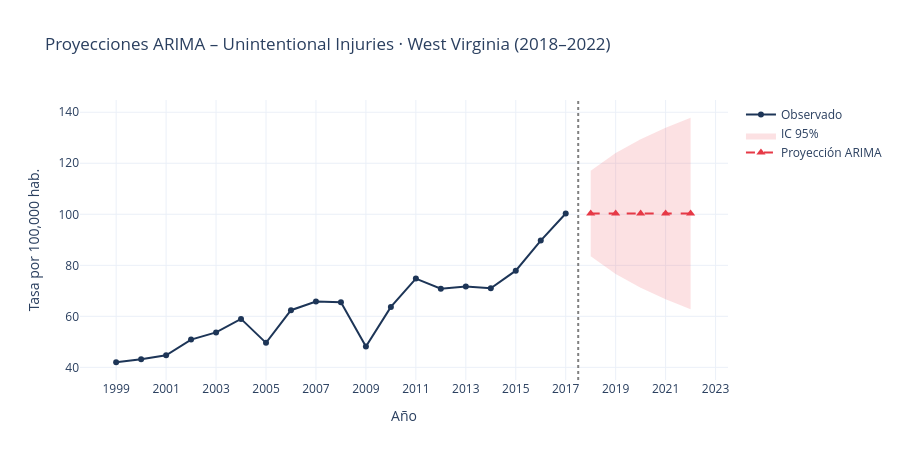

Notebook source saved alongside this figure:
### Markdown cell above
## 10.6. Proyecciones ARIMA – West Virginia (2018–2022)

### Code cell
forecast = mejor_modelo.get_forecast(steps=5)
fv = forecast.predicted_mean
ci = forecast.conf_int()
anios_fut = list(range(2018, 2023))

fig = go.Figure()
fig.add_trace(go.Scatter(x=list(serie.index)+list(anios_fut),
                          y=list(serie.values)+[None]*5,
                          mode='lines+markers', name='Observado',
                          line=dict(color='#1D3557', width=2),
                          marker=dict(size=6)))
fig.add_trace(go.Scatter(
    x=list(ci.index)+list(ci.index[::-1]),
    y=list(ci.iloc[:,0])+list(ci.iloc[:,1][::-1]),
    fill='toself', fillcolor='rgba(230,57,70,0.15)',
    line=dict(color='rgba(0,0,0,0)'), name='IC 95%'))
fig.add_trace(go.Scatter(x=anios_fut, y=fv.values, mode='lines+markers',
                          name='Proyección ARIMA',
                          line=dict(color='#E63946', width=2, dash='dash'),
                          marker=dict(size=8, symbol='triangle-up')))
fig.add_vline(x=2017.5, line_dash='dot', line_color='gray')
fig.update_layout(title='Proyecciones ARIMA – Unintentional Injuries · West Virginia (2018–2022)',
                   xaxis_title='Año', yaxis_title='Tasa por 100,000 hab.',
                   height=460, template='plotly_white',
                   xaxis=dict(tickmode='linear', tick0=1999, dtick=2))
fig.show()

### Figure 1 — Plotly figure (JSON) as saved in the notebook; plotly's stock layout.template omitted (floating-point values rounded to 4 significant figures)
{"data": [{"line": {"color": "#1D3557", "width": 2}, "marker": {"size": 6}, "mode": "lines+markers", "name": "Observado", "type": "scatter", "x": [1999, 2000, 2001, 2002, 2003, 2004, 2005, 2006, 2007, 2008, 2009, 2010, 2011, 2012, 2013, 2014, 2015, 2016, 2017, 2018, 2019, 2020, 2021, 2022], "y": [42.0, 43.2, 44.7, 50.9, 53.7, 59.0, 49.6, 62.4, 65.8, 65.5, 48.2, 63.7, 74.8, 70.8, 71.7, 71.0, 77.9, 89.7, 100.3, null, null, null, null, null]}, {"fill": "toself", "fillcolor": "rgba(230,57,70,0.15)", "line": {"color": "rgba(0,0,0,0)"}, "name": "IC 95%", "type": "scatter", "x": [2018, 2019, 2020, 2021, 2022, 2022, 2021, 2020, 2019, 2018], "y": [83.51, 76.55, 71.22, 66.72, 62.75, 137.8, 133.9, 129.4, 124.0, 117.1]}, {"line": {"color": "#E63946", "dash": "dash", "width": 2}, "marker": {"size": 8, "symbol": "triangle-up"}, "mode": "lines+markers", "name": "Proyección ARIMA", "type": "scatter", "x": [2018, 2019, 2020, 2021, 2022], "y": [100.3, 100.3, 100.3, 100.3, 100.3]}], "layout": {"height": 460, "shapes": [{"line": {"color": "gray", "dash": "dot"}, "type": "line", "x0": 2018.0, "x1": 2018.0, "xref": "x", "y0": 0, "y1": 1, "yref": "y domain"}], "title": {"text": "Proyecciones ARIMA – Unintentional Injuries · West Virginia (2018–2022)"}, "xaxis": {"dtick": 2, "tick0": 1999, "tickmode": "linear", "title": {"text": "Año"}}, "yaxis": {"title": {"text": "Tasa por 100,000 hab."}}}}
